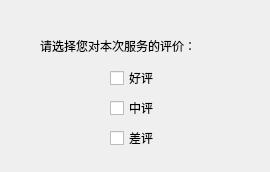
<?xml version="1.0" encoding="UTF-8"?>
<ui version="4.0">
 <class>evaluate</class>
 <widget class="QDialog" name="evaluate">
  <property name="geometry">
   <rect>
    <x>0</x>
    <y>0</y>
    <width>270</width>
    <height>172</height>
   </rect>
  </property>
  <property name="windowTitle">
   <string>评价</string>
  </property>
  <widget class="QLabel" name="label">
   <property name="geometry">
    <rect>
     <x>40</x>
     <y>30</y>
     <width>181</width>
     <height>31</height>
    </rect>
   </property>
   <property name="text">
    <string>请选择您对本次服务的评价：</string>
   </property>
  </widget>
  <widget class="QCheckBox" name="checkBox">
   <property name="geometry">
    <rect>
     <x>110</x>
     <y>70</y>
     <width>71</width>
     <height>16</height>
    </rect>
   </property>
   <property name="text">
    <string>好评</string>
   </property>
  </widget>
  <widget class="QCheckBox" name="checkBox_2">
   <property name="geometry">
    <rect>
     <x>110</x>
     <y>100</y>
     <width>71</width>
     <height>16</height>
    </rect>
   </property>
   <property name="text">
    <string>中评</string>
   </property>
  </widget>
  <widget class="QCheckBox" name="checkBox_3">
   <property name="geometry">
    <rect>
     <x>110</x>
     <y>130</y>
     <width>71</width>
     <height>16</height>
    </rect>
   </property>
   <property name="text">
    <string>差评</string>
   </property>
  </widget>
 </widget>
 <resources/>
 <connections/>
</ui>
